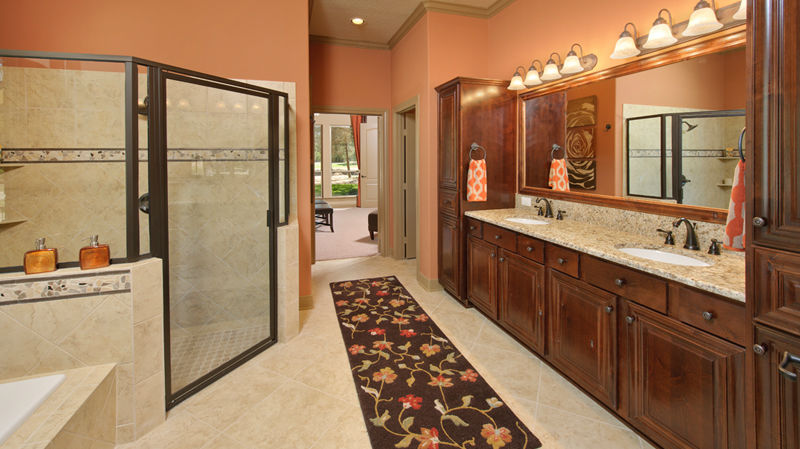
#> input picture test_rooms/customer-scenes/bathroom.jpg, 800 x 449 px
$ python preprocess.py test_rooms/customer-scenes/bathroom.jpg
#> lines starting #> are read from the running program, lines starting #| are printed output that depends on the picture
#> further down, original_bgr is the input picture: shape (449, 800, 3); mean B, G, R 87.2, 119.5, 156.8
"""
preprocess.py — Stage 1 of the wall recoloring pipeline.

Loads an image and prepares it for downstream segmentation and recoloring
by enhancing contrast and optionally boosting color saturation. All of this
happens in LAB color space, which separates luminance (L) from color (A, B),
making it much easier to touch one without accidentally breaking the other.
"""

import cv2
import numpy as np
from pathlib import Path


# ---------------------------------------------------------------------------
# Tunable parameters — change these without touching the logic below.
# ---------------------------------------------------------------------------

# CLAHE: limits how aggressively contrast is boosted in any local tile.
# Higher = more dramatic; 2.0–4.0 is usually the sweet spot for interiors.
CLAHE_CLIP_LIMIT: float = 2.0

# CLAHE: how many tiles the image is divided into for local equalization.
# (8, 8) works well for typical room photos (1–4 MP).
CLAHE_TILE_GRID_SIZE: tuple[int, int] = (8, 8)

# Saturation: images whose average saturation falls below this value are
# considered "washed out" and receive the boost below.  Range: 0–1.
SATURATION_THRESHOLD: float = 0.15

# Saturation: how much to scale the A and B channels when boosting.
# 1.2 = 20% boost — subtle enough to look natural on wall photos.
SATURATION_SCALE: float = 1.2


# ---------------------------------------------------------------------------
# Core preprocessing function
# ---------------------------------------------------------------------------

def preprocess_image(image_path: str | Path) -> np.ndarray:
    """
    Load an image from disk, enhance its contrast, and conditionally boost
    saturation.  Returns a processed uint8 RGB image ready for the next
    pipeline stage.

    Args:
        image_path: Path to the source image (JPEG, PNG, etc.).

    Returns:
        Processed image as a NumPy array in RGB format, shape (H, W, 3),
        dtype uint8.

    Raises:
        FileNotFoundError: if the path does not exist.
        ValueError: if OpenCV cannot decode the file.
    """
#> called with image_path = 'test_rooms/customer-scenes/bathroom.jpg'
    image_path = Path(image_path)

    # ------------------------------------------------------------------
    # Step 1 — Load the image from disk.
    # cv2.imread returns BGR by default, so we immediately flip to RGB so
    # the rest of the pipeline works in the expected channel order.
    # ------------------------------------------------------------------
    if not image_path.exists():
        raise FileNotFoundError(f"Image not found: {image_path}")

    bgr = cv2.imread(str(image_path))
    if bgr is None:
        raise ValueError(f"OpenCV could not decode the image at: {image_path}")

    rgb = cv2.cvtColor(bgr, cv2.COLOR_BGR2RGB)

    # ------------------------------------------------------------------
    # Step 2 — Convert RGB → LAB.
    # LAB encodes:  L = lightness,  A = green↔red,  B = blue↔yellow.
    # cv2 scales the channels to [0, 255] uint8 internally.
    # ------------------------------------------------------------------
    lab = cv2.cvtColor(rgb, cv2.COLOR_RGB2LAB)
#> lab: shape (449, 800, 3); mean of channels 0, 1, 2 134.3, 138.9, 151.8

    # Split into individual channels so we can operate on them separately.
    l_channel, a_channel, b_channel = cv2.split(lab)
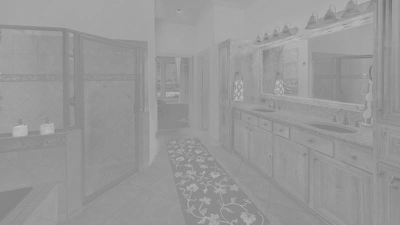
#> b_channel: shape (449, 800) (shown at 1/2 size); min 109, max 199, mean 151.8

    # ------------------------------------------------------------------
    # Step 3 — Apply CLAHE to the L (lightness) channel.
    # CLAHE is like histogram equalization but local: it boosts contrast
    # within small tiles rather than globally, so it doesn't blow out
    # bright areas or crush dark ones.
    # ------------------------------------------------------------------
    clahe = cv2.createCLAHE(
        clipLimit=CLAHE_CLIP_LIMIT,
        tileGridSize=CLAHE_TILE_GRID_SIZE,
    )
    l_channel = clahe.apply(l_channel)
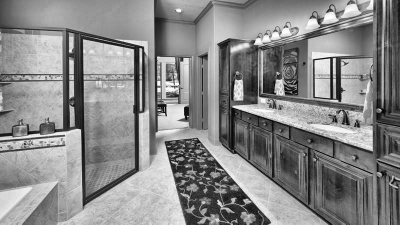
#> l_channel: shape (449, 800) (shown at 1/2 size); min 0, max 255, mean 136.4

    # ------------------------------------------------------------------
    # Step 4 — Compute average saturation from the A and B channels.
    # In LAB space, saturation is the distance from the neutral gray axis.
    # We normalize to [0, 1] by dividing by 127 (half the uint8 range).
    # ------------------------------------------------------------------
    # Shift A/B from [0, 255] to [-127, 128] so neutral gray is at 0.
    a_centered = a_channel.astype(np.float32) - 128.0
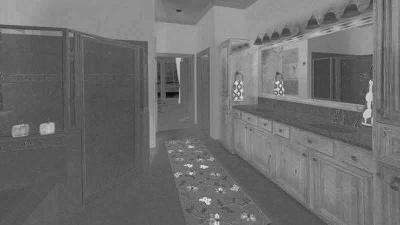
#> a_centered: shape (449, 800) float32 (shown at 1/2 size); min -28, max 62, mean 10.9; drawn with min black and max white
    b_centered = b_channel.astype(np.float32) - 128.0
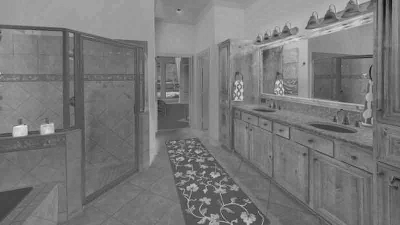
#> b_centered: shape (449, 800) float32 (shown at 1/2 size); min -19, max 71, mean 23.8; drawn with min black and max white

    # Per-pixel saturation = Euclidean distance in the A–B plane.
    saturation_map = np.sqrt(a_centered ** 2 + b_centered ** 2)
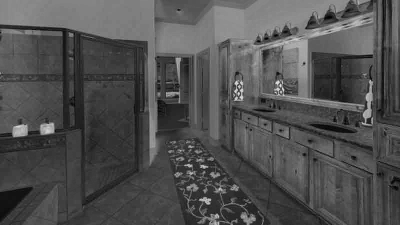
#> saturation_map: shape (449, 800) float32 (shown at 1/2 size); min 0, max 85.56, mean 27; drawn with min black and max white

    # Normalize so 1.0 represents the maximum possible saturation (≈127√2).
    max_possible_saturation = 127.0 * np.sqrt(2)
    avg_saturation = float(saturation_map.mean() / max_possible_saturation)
#> avg_saturation = 0.151

    # ------------------------------------------------------------------
    # Step 5 — Conditionally boost A and B channels.
    # Only runs when the image looks washed out (avg saturation below the
    # threshold).  We scale around the neutral midpoint (128) so gray
    # pixels stay gray.
    # ------------------------------------------------------------------
    if avg_saturation < SATURATION_THRESHOLD:
        a_boosted = _scale_channel_around_midpoint(a_channel, SATURATION_SCALE)
        b_boosted = _scale_channel_around_midpoint(b_channel, SATURATION_SCALE)
        print(
            f"[preprocess] Low saturation detected ({avg_saturation:.3f} < "
            f"{SATURATION_THRESHOLD}).  Boosting A/B channels by "
            f"{SATURATION_SCALE}×."
        )
    else:
        a_boosted = a_channel
        b_boosted = b_channel
        print(
            f"[preprocess] Saturation OK ({avg_saturation:.3f}).  "
            "Skipping A/B boost."
        )
#| [preprocess] Saturation OK (0.151).  Skipping A/B boost.

    # ------------------------------------------------------------------
    # Step 6 — Merge channels and convert LAB → RGB.
    # ------------------------------------------------------------------
    lab_processed = cv2.merge([l_channel, a_boosted, b_boosted])
#> lab_processed: shape (449, 800, 3); mean of channels 0, 1, 2 136.4, 138.9, 151.8
    rgb_out = cv2.cvtColor(lab_processed, cv2.COLOR_LAB2RGB)
#| [preprocess] Done. Output shape: (449, 800, 3), dtype: uint8

    return rgb_out


# ---------------------------------------------------------------------------
# Internal helpers
# ---------------------------------------------------------------------------

# [15 lines left out: function _scale_channel_around_midpoint, not called in this run]


# ---------------------------------------------------------------------------
# Quick visual test — run this file directly to see before/after
# ---------------------------------------------------------------------------

def _show_before_after(original: np.ndarray, processed: np.ndarray) -> None:
    """Display a side-by-side before/after comparison using OpenCV."""
    # Add simple text labels so we know which side is which.
    def _label(img: np.ndarray, text: str) -> np.ndarray:
#> called with text = 'Before'
        out = img.copy()
        cv2.putText(
            out, text,
            org=(10, 30),
            fontFace=cv2.FONT_HERSHEY_SIMPLEX,
            fontScale=1.0,
            color=(255, 255, 255),
            thickness=2,
            lineType=cv2.LINE_AA,
        )
        # Dark drop-shadow so the label is readable on bright images too.
        cv2.putText(
            out, text,
            org=(12, 32),
            fontFace=cv2.FONT_HERSHEY_SIMPLEX,
            fontScale=1.0,
            color=(0, 0, 0),
            thickness=4,
            lineType=cv2.LINE_AA,
        )
        return out

    before_bgr = cv2.cvtColor(_label(original, "Before"), cv2.COLOR_RGB2BGR)
    after_bgr = cv2.cvtColor(_label(processed, "After"), cv2.COLOR_RGB2BGR)
#> call 2 of _label, with text = 'After'
#> in _label (call 2), `cv2.putText( out, text, org=(12, 32), fontFace=cv2.FONT_HERSHEY_SIMPLE..`:
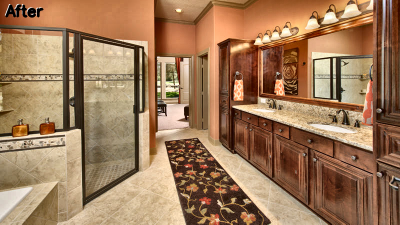
#> out: shape (449, 800, 3) (shown at 1/2 size); mean R, G, B 158.9, 121.9, 89.6

    # Resize to the same height in case the images differ in size.
    h = min(before_bgr.shape[0], after_bgr.shape[0])
    w = min(before_bgr.shape[1], after_bgr.shape[1])
    before_bgr = cv2.resize(before_bgr, (w, h))
    after_bgr = cv2.resize(after_bgr, (w, h))

    comparison = np.hstack([before_bgr, after_bgr])
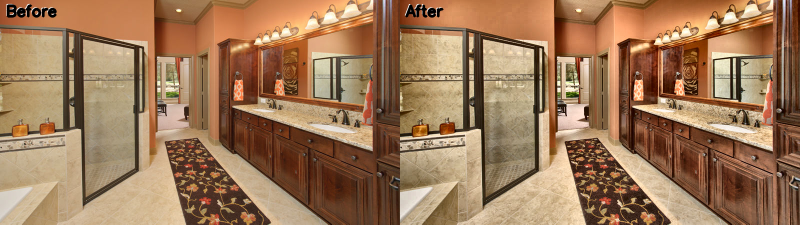
#> comparison: shape (449, 1600, 3) (shown at 1/2 size); mean B, G, R 88.3, 120.5, 157.5
    cv2.imshow("Preprocessing — Before / After (press any key to close)", comparison)
    cv2.waitKey(0)
    cv2.destroyAllWindows()


if __name__ == "__main__":
    import sys

    if len(sys.argv) < 2:
        print("Usage: python preprocess.py <image_path>")
        print("Example: python preprocess.py room.jpg")
        sys.exit(1)

    src_path = sys.argv[1]
    print(f"[preprocess] Loading: {src_path}")

    original_bgr = cv2.imread(src_path)
    if original_bgr is None:
        print(f"Error: could not load '{src_path}'")
        sys.exit(1)
    original_rgb = cv2.cvtColor(original_bgr, cv2.COLOR_BGR2RGB)

    result_rgb = preprocess_image(src_path)

    print(f"[preprocess] Done. Output shape: {result_rgb.shape}, dtype: {result_rgb.dtype}")

    _show_before_after(original_rgb, result_rgb)

$ run again, on test_rooms/customer-scenes/kitchen_7.jpg
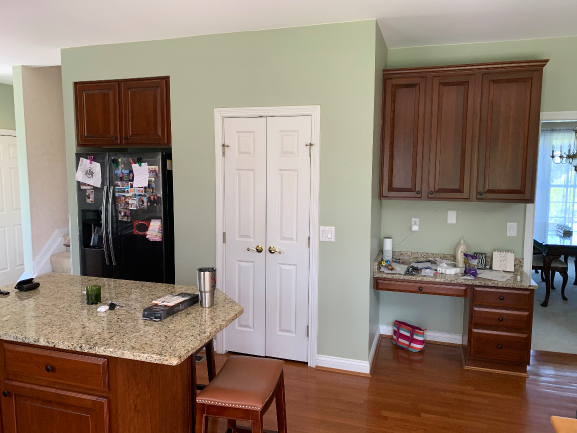
#> input picture test_rooms/customer-scenes/kitchen_7.jpg, 1154 x 866 px (shown at 1/2 size)
#> original_bgr is the input picture: shape (866, 1154, 3); mean B, G, R 114.3, 127.1, 143.4
#> lab: shape (866, 1154, 3); mean of channels 0, 1, 2 136.9, 133.5, 138.2
#> in preprocess_image, `saturation_map = np.sqrt(a_centered ** 2 + b_centered ** 2)`:
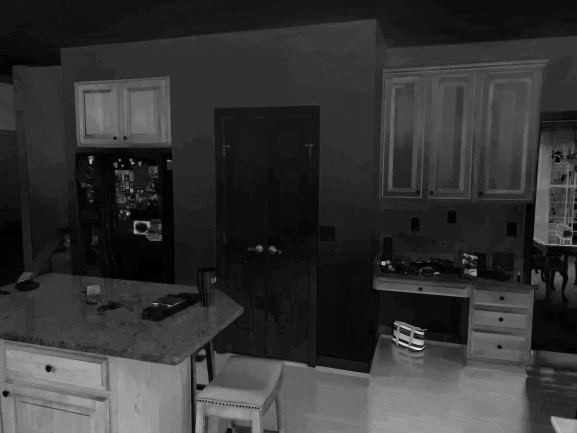
#> saturation_map: shape (866, 1154) float32 (shown at 1/2 size); min 0, max 71.69, mean 14.9; drawn with min black and max white
#> avg_saturation = 0.0827
#| [preprocess] Low saturation detected (0.083 < 0.15).  Boosting A/B channels by 1.2×.
#> lab_processed: shape (866, 1154, 3); mean of channels 0, 1, 2 139.2, 134.2, 139.8
#| [preprocess] Done. Output shape: (866, 1154, 3), dtype: uint8
#> in _show_before_after, `comparison = np.hstack([before_bgr, after_bgr])`:
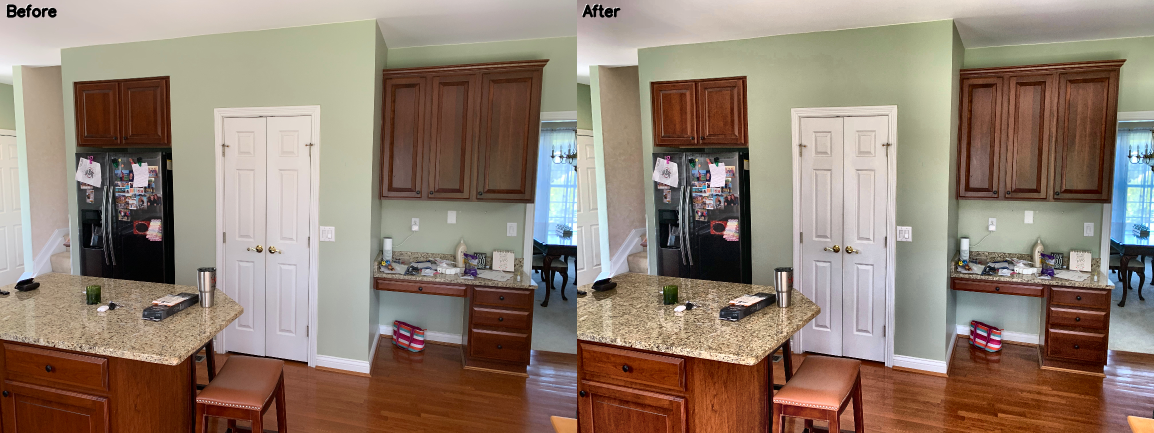
#> comparison: shape (866, 2308, 3) (shown at 1/2 size); mean B, G, R 113.8, 127.5, 144.9

$ run again, on test_rooms/customer-scenes/living_room.jpg
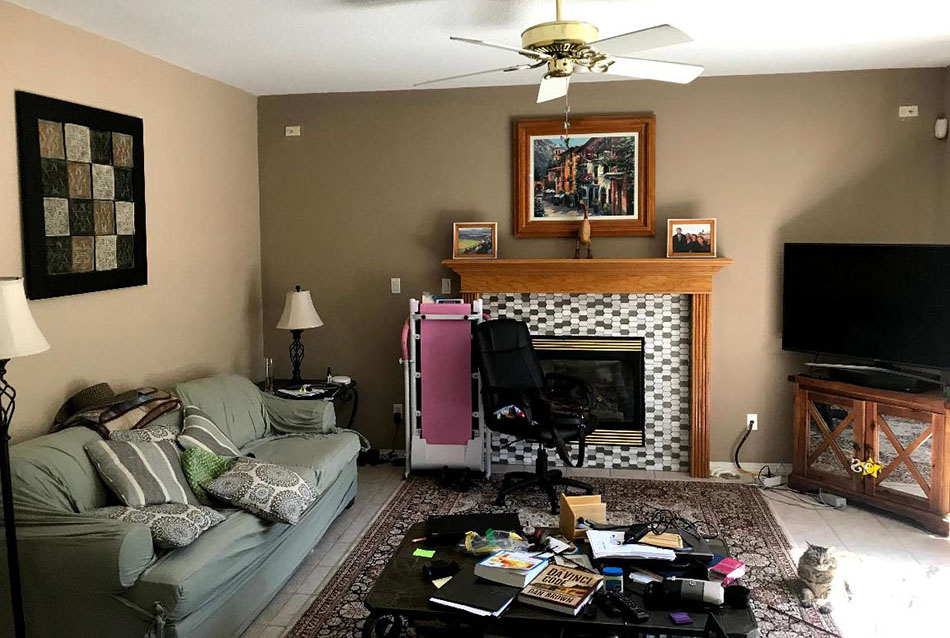
#> input picture test_rooms/customer-scenes/living_room.jpg, 950 x 638 px
#> original_bgr is the input picture: shape (638, 950, 3); mean B, G, R 95.4, 111.2, 123.4
#> lab: shape (638, 950, 3); mean of channels 0, 1, 2 118.2, 130.4, 138.6
#> in preprocess_image, `saturation_map = np.sqrt(a_centered ** 2 + b_centered ** 2)`:
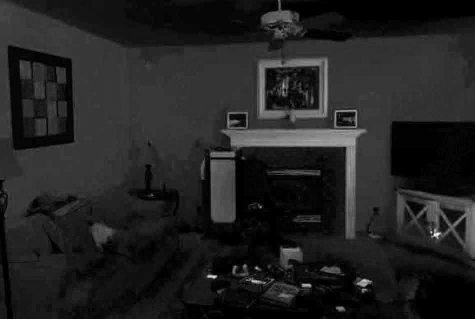
#> saturation_map: shape (638, 950) float32 (shown at 1/2 size); min 0, max 89.94, mean 12.1; drawn with min black and max white
#> avg_saturation = 0.0674
#| [preprocess] Low saturation detected (0.067 < 0.15).  Boosting A/B channels by 1.2×.
#> lab_processed: shape (638, 950, 3); mean of channels 0, 1, 2 127.5, 130.5, 140.3
#| [preprocess] Done. Output shape: (638, 950, 3), dtype: uint8
#> in _show_before_after, `comparison = np.hstack([before_bgr, after_bgr])`:
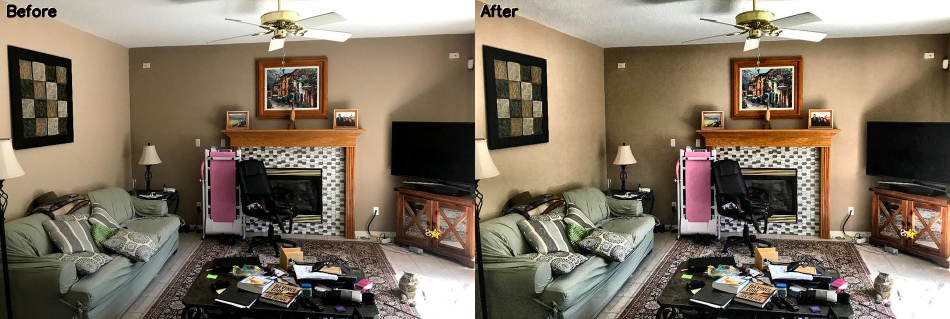
#> comparison: shape (638, 1900, 3) (shown at 1/2 size); mean B, G, R 98.3, 115.5, 128.2
